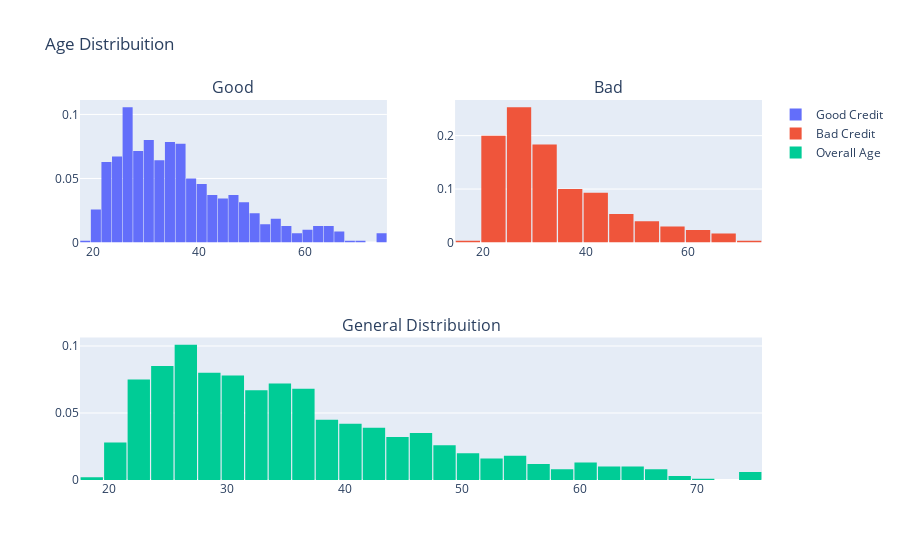

Notebook cell for this chart:
### Code cell
df_good = df_credit.loc[df_credit["Risk"] == 'good']['Age'].values.tolist()
df_bad = df_credit.loc[df_credit["Risk"] == 'bad']['Age'].values.tolist()
df_age = df_credit['Age'].values.tolist()

#First plot
trace0 = go.Histogram(
    x=df_good,
    histnorm='probability',
    name="Good Credit"
)
#Second plot
trace1 = go.Histogram(
    x=df_bad,
    histnorm='probability',
    name="Bad Credit"
)
#Third plot
trace2 = go.Histogram(
    x=df_age,
    histnorm='probability',
    name="Overall Age"
)

#Creating the grid
fig = tls.make_subplots(rows=2, cols=2, specs=[[{}, {}], [{'colspan': 2}, None]],
                          subplot_titles=('Good','Bad', 'General Distribuition'))

#setting the figs
fig.append_trace(trace0, 1, 1)
fig.append_trace(trace1, 1, 2)
fig.append_trace(trace2, 2, 1)

fig['layout'].update(showlegend=True, title='Age Distribuition', bargap=0.05)
py.iplot(fig, filename='custom-sized-subplot-with-subplot-titles')

### Figure 1 — Plotly figure (JSON) as saved in the notebook; plotly's stock layout.template omitted (floating-point values rounded to 4 significant figures; data arrays with more than 128 entries replaced by an {"elided": "..."} marker saying what was removed)
{"data": [{"histnorm": "probability", "name": "Good Credit", "type": "histogram", "x": {"elided": "700 int values"}, "xaxis": "x", "yaxis": "y"}, {"histnorm": "probability", "name": "Bad Credit", "type": "histogram", "x": {"elided": "300 int values"}, "xaxis": "x2", "yaxis": "y2"}, {"histnorm": "probability", "name": "Overall Age", "type": "histogram", "x": {"elided": "1000 int values"}, "xaxis": "x3", "yaxis": "y3"}], "layout": {"annotations": [{"font": {"size": 16}, "showarrow": false, "text": "Good", "x": 0.225, "xanchor": "center", "xref": "paper", "y": 1, "yanchor": "bottom", "yref": "paper"}, {"font": {"size": 16}, "showarrow": false, "text": "Bad", "x": 0.775, "xanchor": "center", "xref": "paper", "y": 1, "yanchor": "bottom", "yref": "paper"}, {"font": {"size": 16}, "showarrow": false, "text": "General Distribuition", "x": 0.5, "xanchor": "center", "xref": "paper", "y": 0.375, "yanchor": "bottom", "yref": "paper"}], "bargap": 0.05, "showlegend": true, "title": {"text": "Age Distribuition"}, "xaxis": {"anchor": "y", "domain": [0, 0.45]}, "xaxis2": {"anchor": "y2", "domain": [0.55, 1]}, "xaxis3": {"anchor": "y3", "domain": [0, 1]}, "yaxis": {"anchor": "x", "domain": [0.625, 1]}, "yaxis2": {"anchor": "x2", "domain": [0.625, 1]}, "yaxis3": {"anchor": "x3", "domain": [0, 0.375]}}}
